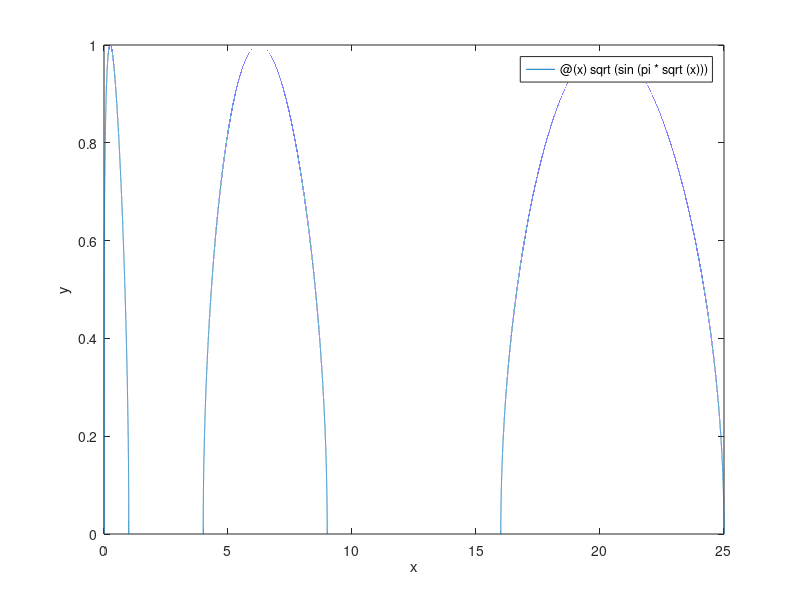

This figure's MATLAB source:
%x = linspace(0, 25, 100);
%y = sqrt(sin(pi*sqrt(x)));
%plot(x,y);
f = @(x) sqrt(sin(pi*sqrt(x)));
fplot(f, [0 25]);
xlabel('x')
ylabel('y')